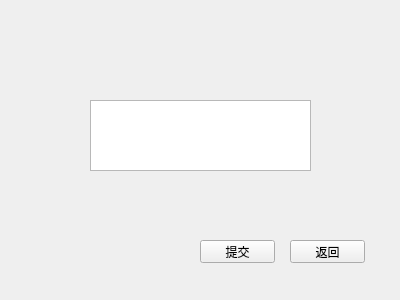
<?xml version="1.0" encoding="UTF-8"?>
<ui version="4.0">
 <class>usersearch1</class>
 <widget class="QWidget" name="usersearch1">
  <property name="geometry">
   <rect>
    <x>0</x>
    <y>0</y>
    <width>400</width>
    <height>300</height>
   </rect>
  </property>
  <property name="windowTitle">
   <string>Form</string>
  </property>
  <widget class="QTextEdit" name="textEdit">
   <property name="geometry">
    <rect>
     <x>90</x>
     <y>100</y>
     <width>221</width>
     <height>71</height>
    </rect>
   </property>
  </widget>
  <widget class="QPushButton" name="pushButton">
   <property name="geometry">
    <rect>
     <x>200</x>
     <y>240</y>
     <width>75</width>
     <height>23</height>
    </rect>
   </property>
   <property name="text">
    <string>提交</string>
   </property>
  </widget>
  <widget class="QPushButton" name="pushButton_2">
   <property name="geometry">
    <rect>
     <x>290</x>
     <y>240</y>
     <width>75</width>
     <height>23</height>
    </rect>
   </property>
   <property name="text">
    <string>返回</string>
   </property>
  </widget>
 </widget>
 <resources/>
 <connections/>
</ui>
